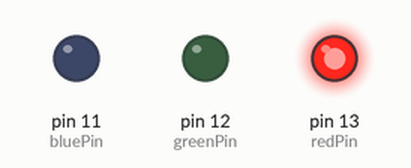
Bench run of a sketch on a simulated Arduino Uno, built with avr-gcc and run on an emulated ATmega328P. On the bench: output pins drawn as LEDs (lit = HIGH).

Above: at 0.2 s.
At 9.2 s:
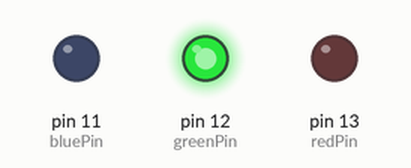
At 19.2 s:
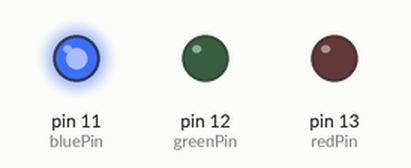
At 38.7 s:
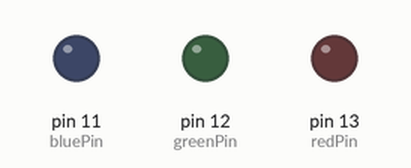
Timing chart, 0 to 39.0 s (numbered marks = the images above):
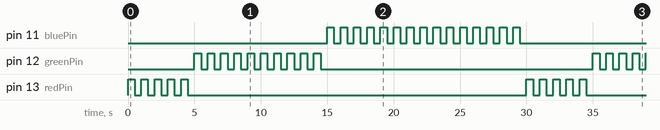

Measured:
- by itself, pin 11 (bluePin): repeats every 30.0 s: HIGH 0.50 s, LOW 15.5 s, 14 × (HIGH 0.50 s, LOW 0.50 s)
- by itself, pin 12 (greenPin): repeats every 30.0 s: 9 × (LOW 0.50 s, HIGH 0.50 s), LOW 20.5 s, HIGH 0.50 s
- by itself, pin 13 (redPin): repeats every 30.0 s: 4 × (LOW 0.50 s, HIGH 0.50 s), LOW 25.5 s, HIGH 0.50 s

The sketch:

ThreeLEDs.ino
```cpp
//Using 3 LEDs
//Blink redPin 5x
//Blink greenPin 10x
//Blink bluePin 15x

int redPin = 13;
int redCount = 5;

int greenPin = 12;
int greenCount = 10;

int bluePin = 11;
int blueCount = 15;

int delayCount = 500;

void setup() {
  // put your setup code here, to run once:
  pinMode(redPin, OUTPUT);
  pinMode(greenPin, OUTPUT);
  pinMode(bluePin, OUTPUT);
}

void loop() {
  // put your main code here, to run repeatedly:

  for (int i = 0; i < redCount; i++){
    digitalWrite(redPin, HIGH);
    delay(delayCount);

    digitalWrite(redPin, LOW);
    delay(delayCount);
  }

  for (int i = 0; i < greenCount; i++){
    digitalWrite(greenPin, HIGH);
    delay(delayCount);

    digitalWrite(greenPin, LOW);
    delay(delayCount);
  }

  for (int i = 0; i < blueCount; i++){
    digitalWrite(bluePin, HIGH);
    delay(delayCount);

    digitalWrite(bluePin, LOW);
    delay(delayCount);
  }
}
```
